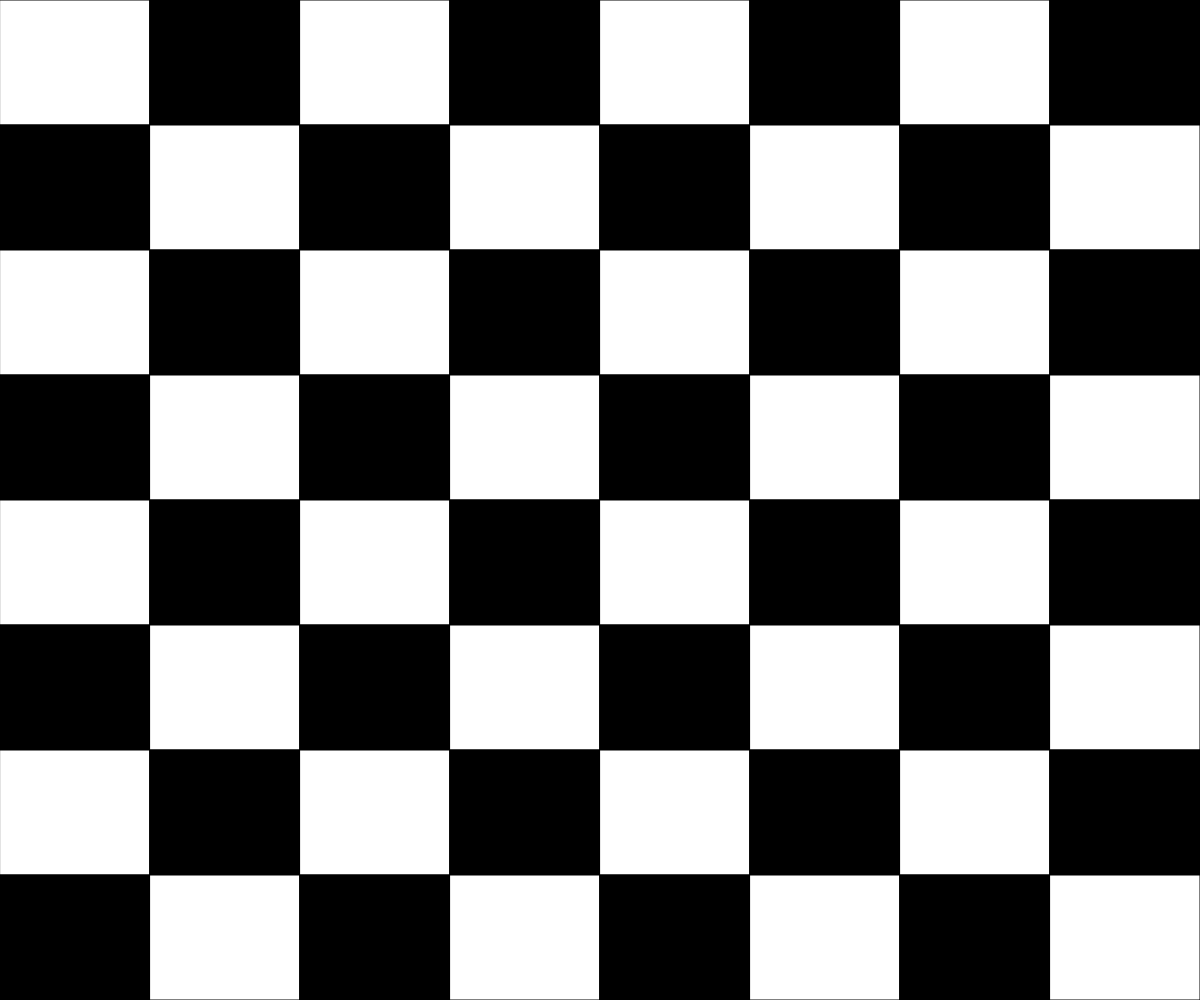
Frame 1 (no input)
Frame 60 (no input): identical to frame 1, image omitted
Frame 120 (the mouse pressed at the canvas centre since frame 60): identical to frame 1, image omitted

The p5.js sketch that drew this single still picture (run headless with seeded random() and noise() and a simulated clock; from frame 60 on, the mouse is pressed at the canvas centre):

// p5.js sketch
// ── sketch.js
// Project Title
// Your Name
// Date
//
// Extra for Experts:
// - describe what you did to take this project "above and beyond"

let black = 0;
//Chess Board
function setup() {
  createCanvas(windowWidth, windowHeight);
}

function draw() {
  for (let x = 0; x < width; x += width/8) {
    for (let y = 0; y < height; y += height/8) {
      setFill();
      rect(x, y, width/8, height/8);
    }
    setFill();
  }
}

function setFill(){
  if (black === 0) {
    fill(255);
    black = 1;
  }
  else {
    fill(0);
    black = 0;
  }
}
